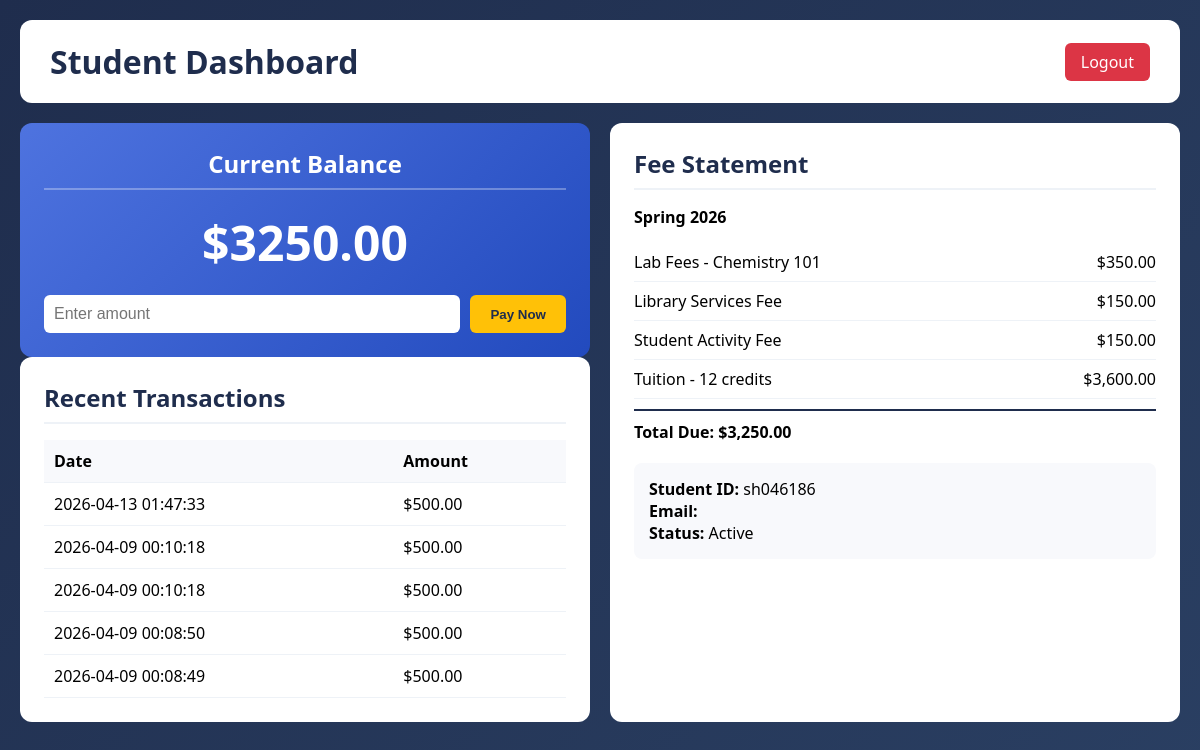
Page /student/dashboard (signed in) on the earlier database version.
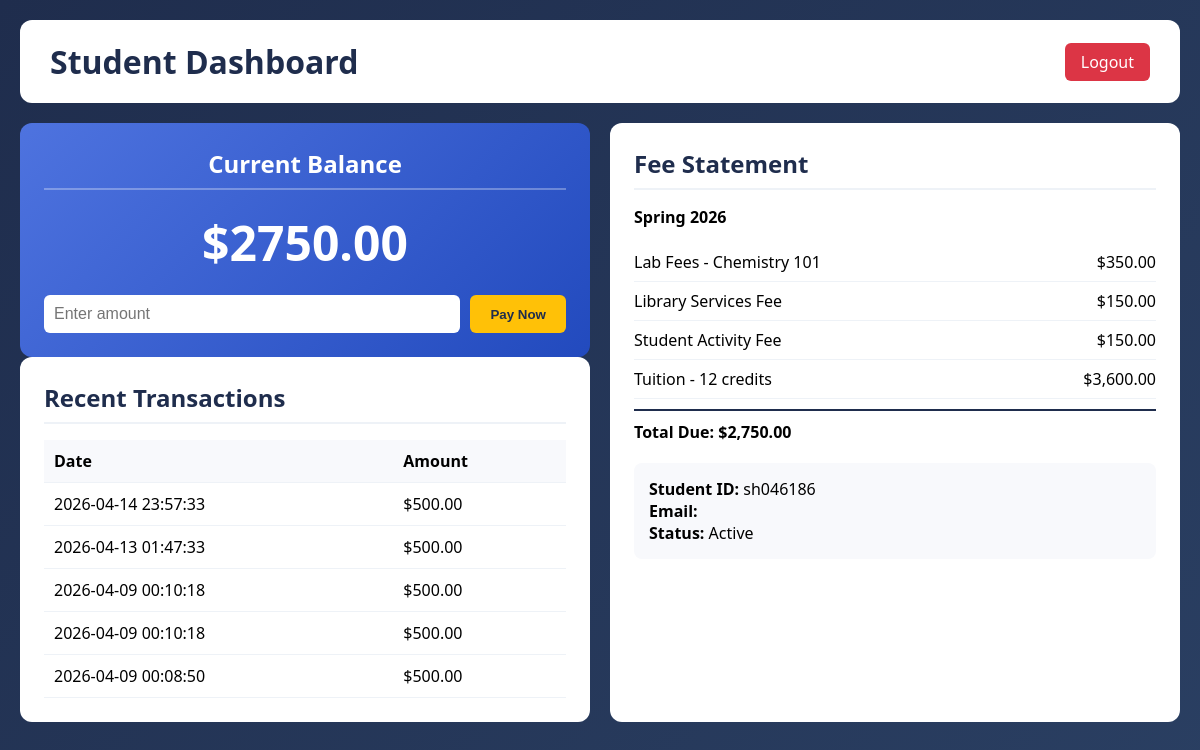
Same page on the later database version.
### tables this page shows
CREATE TABLE students (
                id INTEGER PRIMARY KEY AUTOINCREMENT,
                student_id TEXT UNIQUE NOT NULL,
                name TEXT NOT NULL,
                email TEXT UNIQUE NOT NULL,
                password_hash TEXT NOT NULL,
                balance DECIMAL(10,2) DEFAULT 0.00,
                role TEXT DEFAULT 'student',
                created_at TIMESTAMP DEFAULT CURRENT_TIMESTAMP
            );

CREATE TABLE payments (
                id INTEGER PRIMARY KEY AUTOINCREMENT,
                student_id INTEGER NOT NULL,
                amount DECIMAL(10,2) NOT NULL,
                payment_date TIMESTAMP DEFAULT CURRENT_TIMESTAMP,
                mock_mode BOOLEAN DEFAULT 1,
                FOREIGN KEY (student_id) REFERENCES students(id) ON DELETE CASCADE
            );

CREATE TABLE fee_items (
                id INTEGER PRIMARY KEY AUTOINCREMENT,
                student_id INTEGER NOT NULL,
                semester TEXT NOT NULL,
                description TEXT NOT NULL,
                amount DECIMAL(10,2) NOT NULL,
                category TEXT,
                FOREIGN KEY (student_id) REFERENCES students(id) ON DELETE CASCADE
            );

### app.py (the view)
@app.route("/student/dashboard")
def student_dashboard():
    if "student_id" not in session:
        return redirect(url_for("login"))
    if session.get("role") == "admin":
        return redirect(url_for("admin_dashboard"))
    student_id = session["student_id"]
    balance_info = tuition_service.get_student_balance(student_id)
    statement = tuition_service.generate_fee_statement(student_id)
    payment_history = tuition_service.get_payment_history(student_id)
    print(f"DEBUG - Statement keys: {statement.keys() if statement else 'None'}")
    print(f"DEBUG - Items type: {type(statement.get('items')) if statement else 'N/A'}")
    print(
        f"DEBUG - Items length: {len(statement.get('items')) if statement and statement.get('items') else 0}"
    )
    return render_template(
        "student_dashboard.html",
        student=balance_info,
        statement=statement,
        payment_history=payment_history,
        current_year=datetime.now().year,
    )

### models.py (called while the page is built)
    @staticmethod
    def find_by_student_id(student_id: str) -> Optional["Student"]:
        conn = sqlite3.connect("tuition.db")
        conn.row_factory = sqlite3.Row
        cursor = conn.cursor()
        cursor.execute("SELECT * FROM students WHERE student_id = ?", (student_id,))
        row = cursor.fetchone()
        conn.close()
        if row:
            return Student(
                id=row["id"],
                student_id=row["student_id"],
                name=row["name"],
                email=row["email"],
                password_hash=row["password_hash"],  # ADD this
                balance=row["balance"],
                role=row["role"],
            )
        return None

    def get_payment_history(self) -> list[dict]:
        conn = sqlite3.connect("tuition.db")
        conn.row_factory = sqlite3.Row
        cursor = conn.cursor()
        cursor.execute(
            """
            SELECT amount, payment_date, mock_mode
            FROM payments
            WHERE student_id = ?
            ORDER BY payment_date DESC
        """,
            (self.id,),
        )
        rows = cursor.fetchall()
        conn.close()
        payments = []
        for row in rows:
            payments.append(
                {
                    "amount": row["amount"],
                    "amount_formatted": f"${row['amount']:.2f}",
                    "date": row["payment_date"],
                    "mock_mode": row["mock_mode"],
                }
            )
        return payments

### services.py (called while the page is built)
    def get_student_balance(self, student_id: str) -> Optional[Dict]:
        student = Student.find_by_student_id(student_id)
        if not student:
            return None
        on_plan = self._is_on_payment_plan(student.id)
        plan_details = self._get_payment_plan(student.id) if on_plan else None
        return {
            "student_id": student.student_id,
            "name": student.name,
            "balance": student.balance,
            "balance_formatted": f"${student.balance:,.2f}",
            "has_balance_due": student.balance > 0,
            "role": student.role,
            "on_payment_plan": on_plan,
            "payment_plan": plan_details,
        }

    def _get_current_semester(self) -> str:
        now = datetime.now()
        year = now.year
        if now.month <= 5:
            return f"Spring {year}"
        elif now.month <= 8:
            return f"Summer {year}"
        else:
            return f"Fall {year}"

### templates/student_dashboard.html (shortened to what this page needs)
<!DOCTYPE html>
<html lang="en">
<head>
</head>
<body>
    <div class="container">
        <div class="header">
            <h1>Student Dashboard</h1>
            <a href="/logout" class="logout-btn">Logout</a>
        </div>
        <div class="dashboard-grid">
            <div>
                <div class="card balance-card">
                    <h2>Current Balance</h2>
                    <div class="balance-amount" id="balance-amount">
                        {% if student %}
                        ${{ "%.2f"|format(student.balance) }}
                        {% else %}
                        $0.00
                        {% endif %}
                    </div>
                    <div class="payment-form">
                        <input type="number" id="payment-amount" class="payment-input" placeholder="Enter amount"
                            step="0.01">
                        <button class="pay-btn" onclick="makePayment()">Pay Now</button>
                    </div>
                </div>
                <div class="card">
                    <h2>Recent Transactions</h2>
                    <table>
                        <thead>
                            <tr>
                                <th>Date</th>
                                <th>Amount</th>
                            </tr>
                        </thead>
                        <tbody>
                            {% if payment_history and payment_history.payments %}
                            {% for p in payment_history.payments[:5] %}
                            <tr>
                                <td>{{ p.date }}</td>
                                <td>${{ "%.2f"|format(p.amount) }}</td>
                            </tr>
                            {% endfor %}
                            {% else %}
                            <tr>
                                <td colspan="2">No transactions yet</td>
                            </tr>
                            {% endif %}
                        </tbody>
                    </table>
                </div>
            </div>
            <div class="card">
                <h2>Fee Statement</h2>
                {% if statement %}
                <p><strong>{{ statement.semester }}</strong></p>
                <div style="margin-top: 15px;">
                    {% if statement.fee_items and statement.fee_items|length > 0 %}
                    {% for fee_item in statement.fee_items %}
                    <div class="statement-row">
                        <span>{{ fee_item.description }}</span>
                        <span>{{ fee_item.amount_formatted }}</span>
                    </div>
                    {% endfor %}
                    <div class="statement-total">
                        <span>Total Due:</span>
                        <span>{{ statement.current_balance_formatted }}</span>
                    </div>
                    {% else %}
                    <p>No fee items found for this semester.</p>
                    {% endif %}
                </div>
                {% else %}
                <p>Unable to load fee statement.</p>
                {% endif %}
                {% if student %}
                <div class="summary-box">
                    <p><strong>Student ID:</strong> {{ student.student_id }}</p>
                    <p><strong>Email:</strong> {{ student.email }}</p>
                    <p><strong>Status:</strong> Active</p>
                </div>
                {% endif %}
            </div>
        </div>
    </div>
</body>
</html>

### templates/student_dashboard.html (style rules this page uses)
* { margin: 0; padding: 0; box-sizing: border-box; }
body { font-family: 'Segoe UI', Tahoma, Geneva, Verdana, sans-serif; background: linear-gradient(135deg, #1f2d4d 0%, #2a3f62 100%); min-height: 100vh; padding: 20px; }
.container { max-width: 1200px; margin: 0 auto; }
.header { background: white; border-radius: 12px; padding: 20px 30px; margin-bottom: 20px; display: flex; justify-content: space-between; align-items: center; }
.header h1 { color: #1f2d4d; }
.logout-btn { background: #dc3545; color: white; padding: 8px 16px; text-decoration: none; border-radius: 6px; }
.dashboard-grid { display: grid; grid-template-columns: 1fr 1fr; gap: 20px; }
.card { background: white; border-radius: 12px; padding: 24px; }
.card h2 { color: #1f2d4d; margin-bottom: 16px; padding-bottom: 8px; border-bottom: 2px solid #eef2f7; }
.balance-card { background: linear-gradient(135deg, #4e73df 0%, #224abe 100%); color: white; text-align: center; }
.balance-card h2 { color: white; border-bottom-color: rgba(255, 255, 255, 0.3); }
.balance-amount { font-size: 48px; font-weight: bold; margin: 20px 0; }
.payment-form { display: flex; gap: 10px; margin-top: 15px; }
.payment-input { flex: 1; padding: 10px; border: none; border-radius: 6px; font-size: 16px; }
.pay-btn { background: #ffc107; color: #1f2d4d; border: none; padding: 10px 20px; border-radius: 6px; cursor: pointer; font-weight: bold; }
table { width: 100%; border-collapse: collapse; }
th, td { padding: 10px; text-align: left; border-bottom: 1px solid #eef2f7; }
th { background: #f8f9fc; }
.statement-row { display: flex; justify-content: space-between; padding: 8px 0; border-bottom: 1px solid #eef2f7; }
.statement-total { font-weight: bold; margin-top: 10px; padding-top: 10px; border-top: 2px solid #1f2d4d; }
.summary-box { background: #f8f9fc; padding: 15px; border-radius: 8px; margin-top: 20px; }

Differences in the rows shown:
no longer on this page (row unchanged): payments: date "2026-04-09 00:08:49", amount "500.00"
changed students "sh046186": balance "3250.00" → "2750.00"
added payments: date "2026-04-14 23:57:33", amount "500.00"
Other differences:
{{ statement.current_balance_formatted }}: "$3,250.00" → "$2,750.00"
